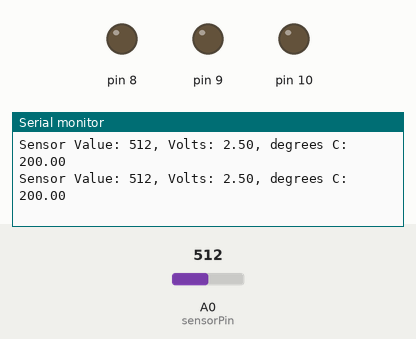
Recording of a sketch running on a simulated Arduino Uno, built with avr-gcc and run on an emulated ATmega328P. On the bench: output pins drawn as LEDs (lit = HIGH), the last lines printed to the serial monitor. The inputs (shaded band) are chosen by the test bench; at power-on: A0 (sensorPin) = 512.

Above: at 1.2 s.
1.3 s: A0 (sensorPin) set to 320
At 1.32 s:
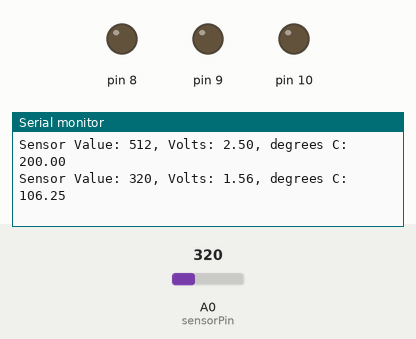
4.3 s: A0 (sensorPin) set to 294
At 4.36 s:
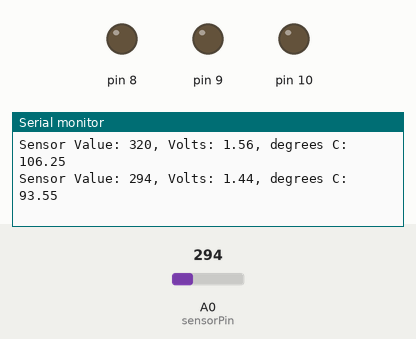
Timing chart, 0 to 7.3 s (numbered marks = the images above; inputs shaded):
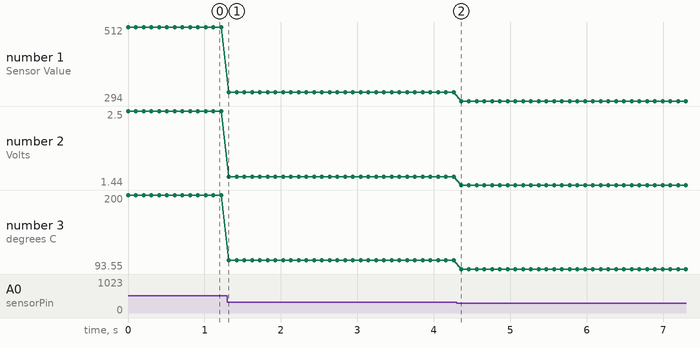

The sketch:

love-o-meter.ino
```cpp
const int sensorPin = A0;
const float baselineTemp = 20.0;

void setup() {
  // put your setup code here, to run once:
  Serial.begin(9600);
  for (int thisPin = 8; thisPin < 11; thisPin++) {
    pinMode(thisPin, OUTPUT);
    digitalWrite(thisPin, LOW);
  }
}

void loop() {
  // put your main code here, to run repeatedly:
  //for (int i=1; i<100; i++){
  while (true) {
    int sensorVal = analogRead(sensorPin);
    Serial.print("Sensor Value: ");
    Serial.print(sensorVal);

    Serial.print(", Volts: ");
    float voltage = (sensorVal/1024.0) * 5.0;
    Serial.print(voltage);

    Serial.print(", degrees C: ");
    float temperature = ((voltage - 0.5) * 100);
    Serial.println(temperature);

    delay(100);
  }
  delay(5000);
}
```

Measured:
- after the input at 1.3 s, the serial monitor: prints a new line at once (image 1)
- after the input at 4.3 s, the serial monitor: prints a new line after 0.06 s (image 2)
- plotted number 1: 512 → 320 after the input at 1.3 s, 320 → 294 after the input at 4.3 s
- plotted number 2: 2.5 → 1.56 after the input at 1.3 s, 1.56 → 1.44 after the input at 4.3 s
- plotted number 3: 200 → 106.25 after the input at 1.3 s, 106.25 → 93.55 after the input at 4.3 s
